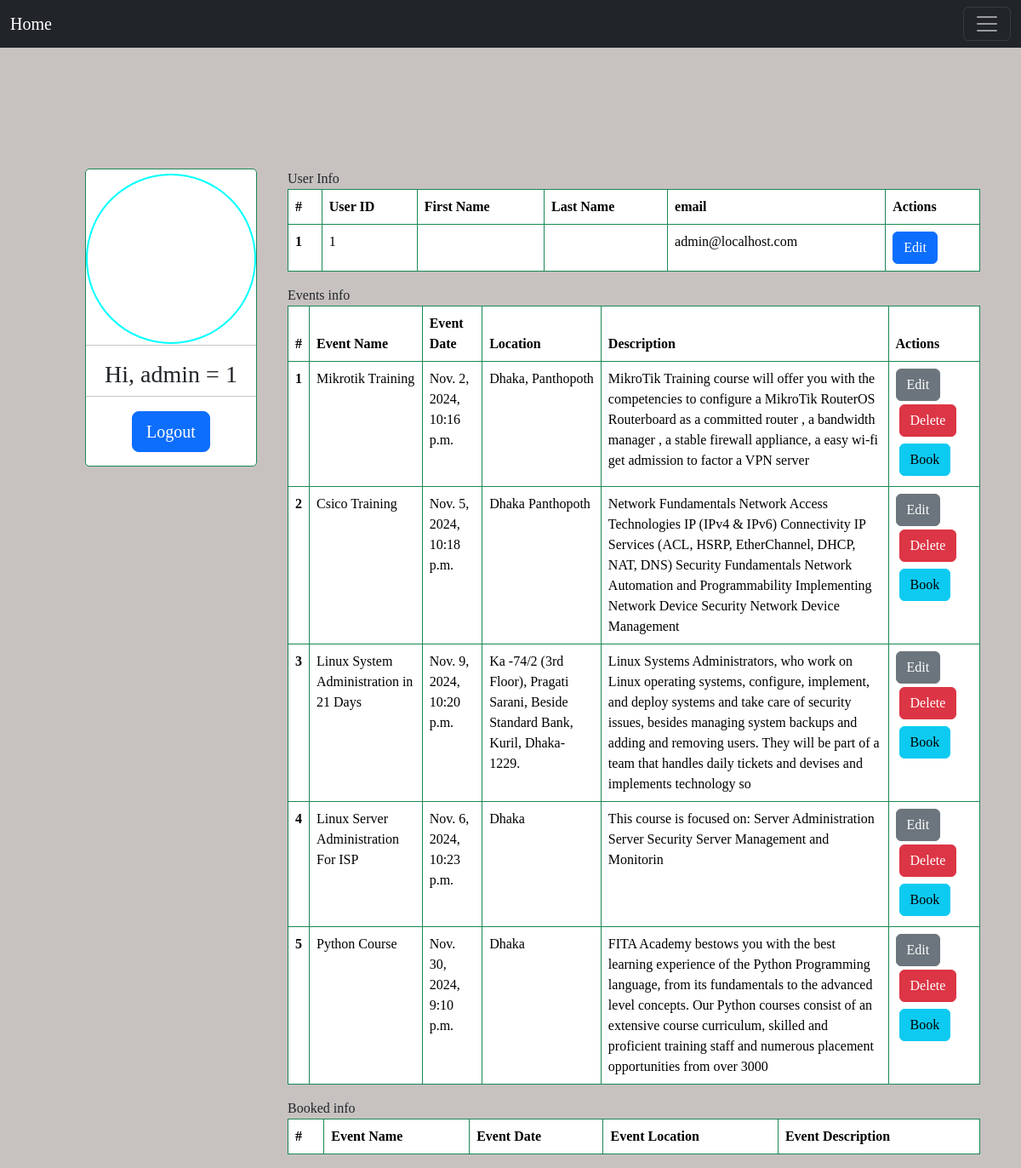
The app's page /event/profile (signed in) with its own data.
### eventapp/models.py (models this page shows, shortened)
class eventModel(models.Model):
    event_name = models.CharField(max_length=100)
    event_date = models.DateTimeField()
    event_location = models.CharField(max_length=100)
    event_descriptions = models.TextField(max_length=300)
    user  = models.ForeignKey(User, on_delete=models.CASCADE, null=True)
    category = models.ForeignKey(EventCatorogy, on_delete=models.CASCADE,  null=True)

### eventapp/views.py (the view)
# urls.py: path("profile", profile, name='profile'),
@login_required
def profile(request):
    user_id = request.session.get('user_id')
    find_user = User.objects.filter(id=user_id).values()
    picture = Ppicture.objects.filter(user_id=user_id).values()
    events = eventModel.objects.all().values()
    booked_info = BookedUser.objects.filter(user_id=user_id).values()
    list_booed_userinf = []
    for x in booked_info:
        user_id_booked = x['user_id']
        event_data_id = x['event_data_id']
        booked_infox = eventModel.objects.filter(id=event_data_id).values()
        list_booed_userinf.append(booked_infox)
    context = {
        'picture': picture,
        'user': find_user,
        'booked_infox':list_booed_userinf,
        'events':events,
    }
    return render(request, 'eventapp/profile.html', context)

### eventapp/templates/eventapp/profile.html (shortened to what this page needs)
{% load static %} {% include 'eventapp/base.html' %} {% block content %}
<div class="me-5">
  <div class="p_top mt-5"></div>
  <div class="profile_div">
    <div
      class="p_middle border border-success d-flex justify-content-center row"
    >
      <div
        class="image_div d-flex align-items-center justify-content-center overflow-hidden"
      >
      </div>
      <hr />
      <div class="d-flex align-items-center justify-content-center mt-0">
        <h3>
          Hi, {% for x in user %} {{ x.username }} = {{ x.id }} {% endfor %}
        </h3>
      </div>
      <hr />
      <div class="d-flex align-items-center justify-content-center pb-3">
        <a class="btn btn-primary btn-lg" href="{% url 'logout' %}">Logout</a>
      </div>
    </div>
    <div class="ms-5">
      <div>
        <form method="post">
          <caption>
            User Info
          </caption>
          <table class="table table-bordered border border-success rounded-2">
            <thead>
              <tr>
                <th scope="col">#</th>
                <th scope="col">User ID</th>
                <th scope="col">First Name</th>
                <th scope="col">Last Name</th>
                <th scope="col">email</th>
                <th scope="col">Actions</th>
              </tr>
            </thead>
            <tbody>
              {% for y in user %}
              <tr>
                <th scope="row">1</th>
                <td>{{ y.id }}</td>
                <td>{{ y.first_name }}</td>
                <td>{{ y.last_name }}</td>
                <td>{{ y.email }}</td>
                <td>
                  <a class="btn btn-primary" href="{% url 'edit' y.id %}"
                    >Edit</a
                  >
                </td>
              </tr>
              {% endfor %}
            </tbody>
          </table>
        </form>
      </div>
      <div>
        <form action="" method="post">
          <caption>
            Events info
          </caption>
          <table class="table table-bordered border border-success rounded-2">
            <thead>
              <tr>
                <th scope="col">#</th>
                <th scope="col">Event Name</th>
                <th scope="col">Event Date</th>
                <th scope="col">Location</th>
                <th scope="col">Description</th>
                <th scope="col">Actions</th>
              </tr>
            </thead>
            <tbody>
              {% for event in events %}
              <tr>
                <th scope="row">{{ forloop.counter }}</th>
                <td>{{ event.event_name }}</td>
                <td>{{ event.event_date }}</td>
                <td>{{ event.event_location }}</td>
                <td>{{ event.event_descriptions }}</td>
                <td>
                  <a
                    href="{% url 'updateevent' event.id %}"
                    class="btn btn-secondary"
                    >Edit</a
                  >
                  <a
                    href="{% url 'eventdel' event.id %}"
                    class="btn btn-danger m-1"
                    >Delete</a
                  >
                  <a
                    href="{% url 'bookuser' event.id %}"
                    class="btn btn-info m-1"
                    >Book</a
                  >
                </td>
              </tr>
              {% endfor %}
            </tbody>
          </table>
        </form>
      </div>
      <div>
        <form action="" method="post">
          <caption>
            Booked info
          </caption>
          <table class="table table-bordered border border-success rounded-2">
            <thead>
              <tr>
                <th scope="col">#</th>
                <th scope="col">Event Name</th>
                <th scope="col">Event Date</th>
                <th scope="col">Event Location</th>
                <th scope="col">Event Description</th>
              </tr>
            </thead>
          </table>
        </form>
      </div>
    </div>
  </div>
</div>
{% endblock %}

### eventapp/static/css/style.css (style rules this page uses)
body { font-family: verdana; background-color: #c7c2c0; }

### eventapp/static/css/style_profile.css (style rules this page uses)
.p_top { height: 150px; }
.p_middle { height: 350px; width: 25%; margin-left: 100px; background-color: white; border-radius: 5px }
.profile_div { display: flex; flex-direction: row; }
.image_div { height: 200px; width: 200px; margin-top: 5px; border-radius: 50%; border: 2px solid aqua; }

### records on screen
eventModel: event_name "Mikrotik Training", event_date "Nov. 2, 2024, 10:16 p.m.", event_location "Dhaka, Panthopoth", event_descriptions "MikroTik Training course will offer you with the competencies to configure a MikroTik RouterOS Routerboard as a committed router , a bandwidth manager , a stable firewall appliance, a easy wi-fi get admission to factor a VPN server"
eventModel: event_name "Csico Training", event_date "Nov. 5, 2024, 10:18 p.m.", event_location "Dhaka Panthopoth", event_descriptions "Network Fundamentals Network Access Technologies IP (IPv4 & IPv6) Connectivity IP Services (ACL, HSRP, EtherChannel, DHCP, NAT, DNS) Security Fundamentals Network Automation and Programmability Implementing Network Device Security Network Device Management"
eventModel: event_name "Linux System Administration in 21 Days", event_date "Nov. 9, 2024, 10:20 p.m.", event_location "Ka -74/2 (3rd Floor), Pragati Sarani, Beside Standard Bank, Kuril, Dhaka-1229.", event_descriptions "Linux Systems Administrators, who work on Linux operating systems, configure, implement, and deploy systems and take care of security issues, besides managing system backups and adding and removing users. They will be part of a team that handles daily tickets and devises and implements technology so"
eventModel: event_name "Linux Server Administration​ For ISP", event_date "Nov. 6, 2024, 10:23 p.m.", event_location "Dhaka", event_descriptions "This course is focused on: Server Administration Server Security Server Management and Monitorin"
eventModel: event_name "Python Course", event_date "Nov. 30, 2024, 9:10 p.m.", event_location "Dhaka", event_descriptions "FITA Academy bestows you with the best learning experience of the Python Programming language, from its fundamentals to the advanced level concepts. Our Python courses consist of an extensive course curriculum, skilled and proficient training staff and numerous placement opportunities from over 3000"

### other values on screen
{{ x.username }} "admin"
{{ x.id }} "1"
{{ y.id }} "1"
{{ y.email }} "admin@localhost.com"
